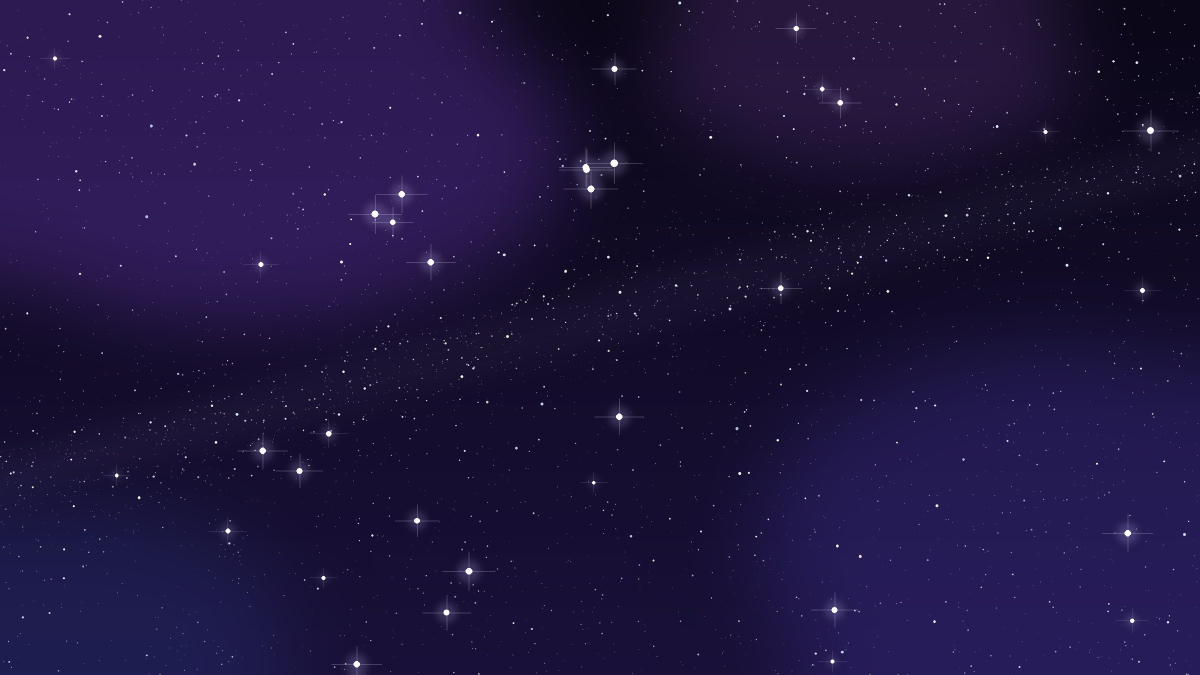
#> input picture source/img/starry-sky.jpg, 2400 x 1350 px (shown at 1/2 size); its folder holds only this picture in this run
$ python make-cover.py ../source/img/starry-sky.jpg ../source/img/tx.jpg
#> lines starting #> are read from the running program, lines starting #| are printed output that depends on the picture
#!/usr/bin/env python3
"""
把任意图片做成博客封面。

用法：
    python3 tools/make-cover.py "C:\\Users\\...\\你的图.jpg"
    python3 tools/make-cover.py "C:\\...\\你的图.jpg" my-cover     # 指定文件名

它会：
    1. 居中裁剪成 3:1（博客封面最佳比例）
    2. 缩放到 1920x640
    3. 转成 WebP 压缩
    4. 存到 source/img/

原始文件不会被修改。
"""
import os
import re
import sys
from pathlib import Path

try:
    from PIL import Image
except ImportError:
    print("❌ 缺少 Pillow，请运行：pip install Pillow")
    sys.exit(1)

ROOT = Path(__file__).resolve().parent.parent
OUTDIR = ROOT / "source" / "img"
TARGET_W, TARGET_H = 1920, 640      # 3:1


def win_to_wsl(p: str) -> Path:
    p = p.strip().strip('"').strip("'")
    if re.match(r"^[A-Za-z]:[\\/]", p):
        drive = p[0].lower()
        rest = p[2:].lstrip("\\/").replace("\\", "/")
        return Path(f"/mnt/{drive}/{rest}")
    return Path(p)


def main():
    if len(sys.argv) < 2:
        print(__doc__)
        sys.exit(1)

    src = win_to_wsl(sys.argv[1])
    if not src.exists():
        print(f"❌ 找不到文件: {src}")
        sys.exit(1)

    name = sys.argv[2] if len(sys.argv) > 2 else src.stem
    name = re.sub(r"[^a-zA-Z0-9\-_]", "-", name).strip("-").lower() or "cover"
    dst = OUTDIR / f"{name}.webp"

    im = Image.open(src)
#> im is the input picture: PIL image 2400x1350 RGB; mean R, G, B 30.5, 20.6, 61.9
    print(f"\n📷 原图: {src.name}")
    print(f"   尺寸 {im.width}x{im.height}  ({im.width/im.height:.2f}:1)  {src.stat().st_size/1024:.0f} KB")
#|    尺寸 2400x1350  (1.78:1)  189 KB

    if im.mode in ("RGBA", "P", "LA"):
        bg = Image.new("RGB", im.size, (255, 255, 255))
        bg.paste(im.convert("RGBA"), mask=im.convert("RGBA").split()[-1])
        im = bg
    else:
        im = im.convert("RGB")

    # 居中裁剪成目标比例
    target_ratio = TARGET_W / TARGET_H
    cur_ratio = im.width / im.height
#> cur_ratio = 1.78
    if cur_ratio > target_ratio:
        new_w = int(im.height * target_ratio)
        cut = im.width - new_w
        left = cut // 2
        print(f"   左右各裁 {cut//2}px（共 {cut}px）→ 居中保留")
        im = im.crop((left, 0, left + new_w, im.height))
    elif cur_ratio < target_ratio:
        new_h = int(im.width / target_ratio)
#> new_h = 800
        cut = im.height - new_h
#> cut = 550
        top = cut // 2
#> top = 275
        print(f"   上下各裁 {cut//2}px（共 {cut}px）→ 居中保留")
#|    上下各裁 275px（共 550px）→ 居中保留
        im = im.crop((0, top, im.width, top + new_h))
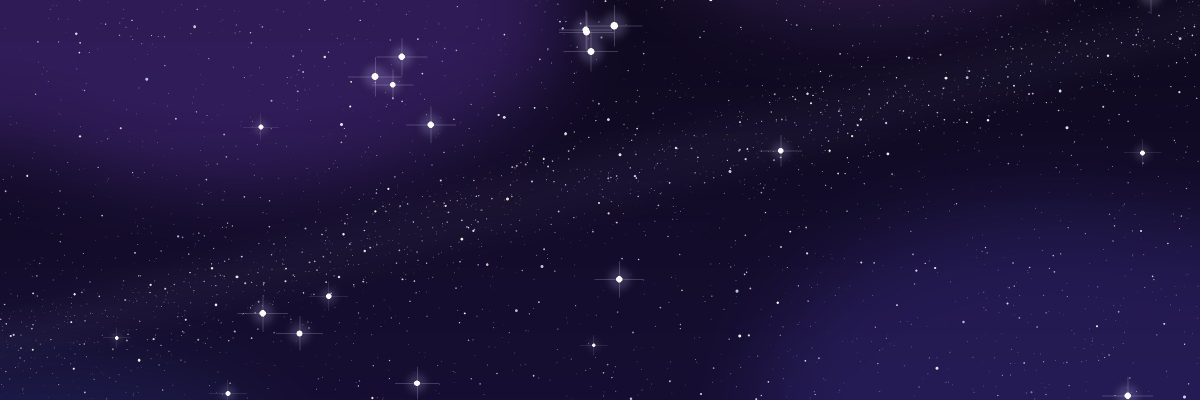
#> im: PIL image 2400x800 RGB (shown at 1/2 size); mean R, G, B 28.6, 19.3, 58.2
    else:
        print("   比例正好，无需裁剪")

    im = im.resize((TARGET_W, TARGET_H), Image.LANCZOS)
#> im: PIL image 1920x640 RGB
    OUTDIR.mkdir(parents=True, exist_ok=True)
    im.save(dst, "WEBP", quality=88, method=6)

    print(f"\n✅ 封面已生成")
    print(f"   文件: source/img/{dst.name}")
    print(f"   尺寸: {TARGET_W}x{TARGET_H} (3:1)")
    print(f"   体积: {dst.stat().st_size/1024:.0f} KB")
    print(f"\n👉 在文章 front matter 里写：")
    print(f"   cover: /img/{dst.name}")


if __name__ == "__main__":
    main()
